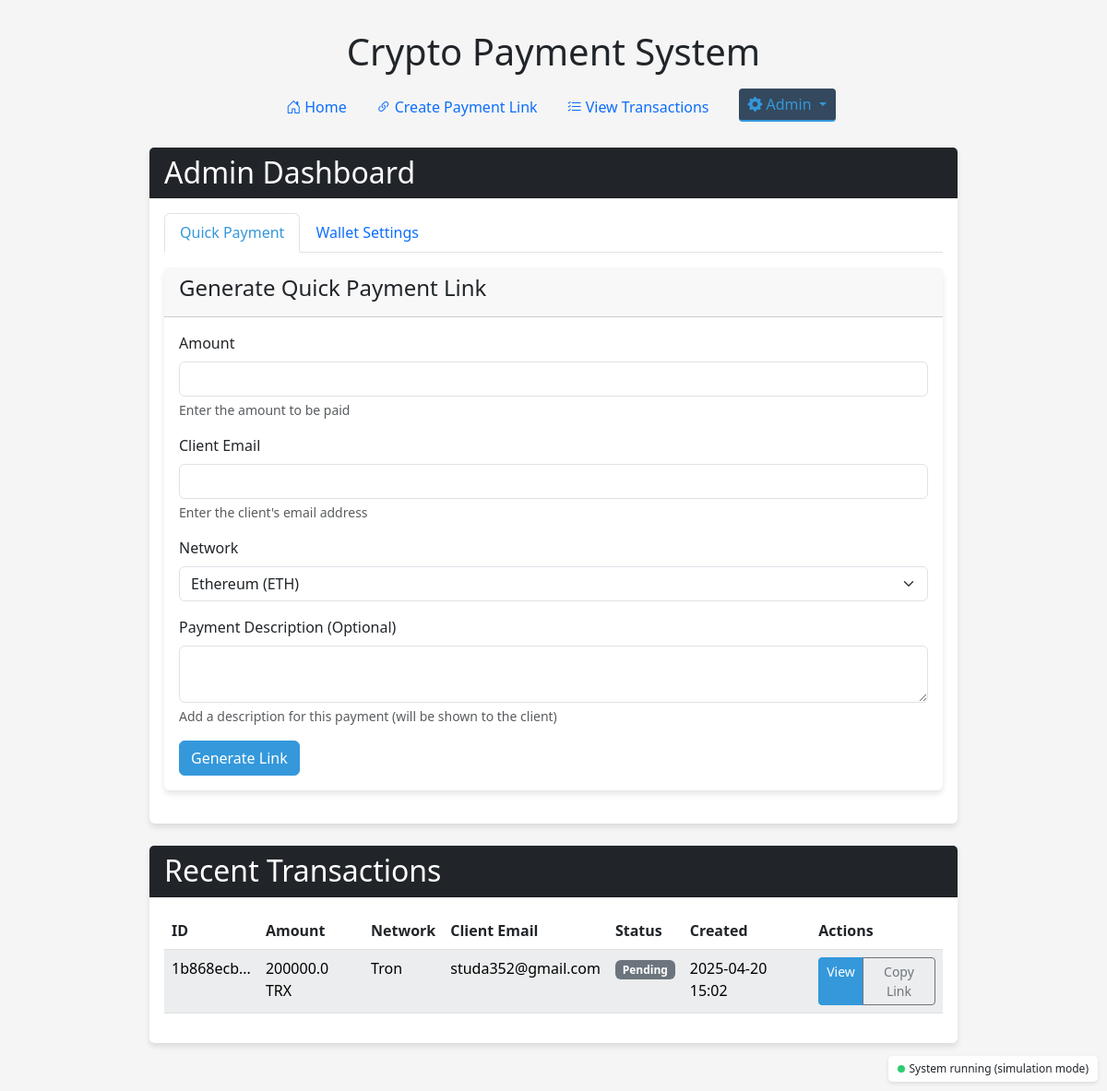
/admin, run on an earlier commit of the app's database.
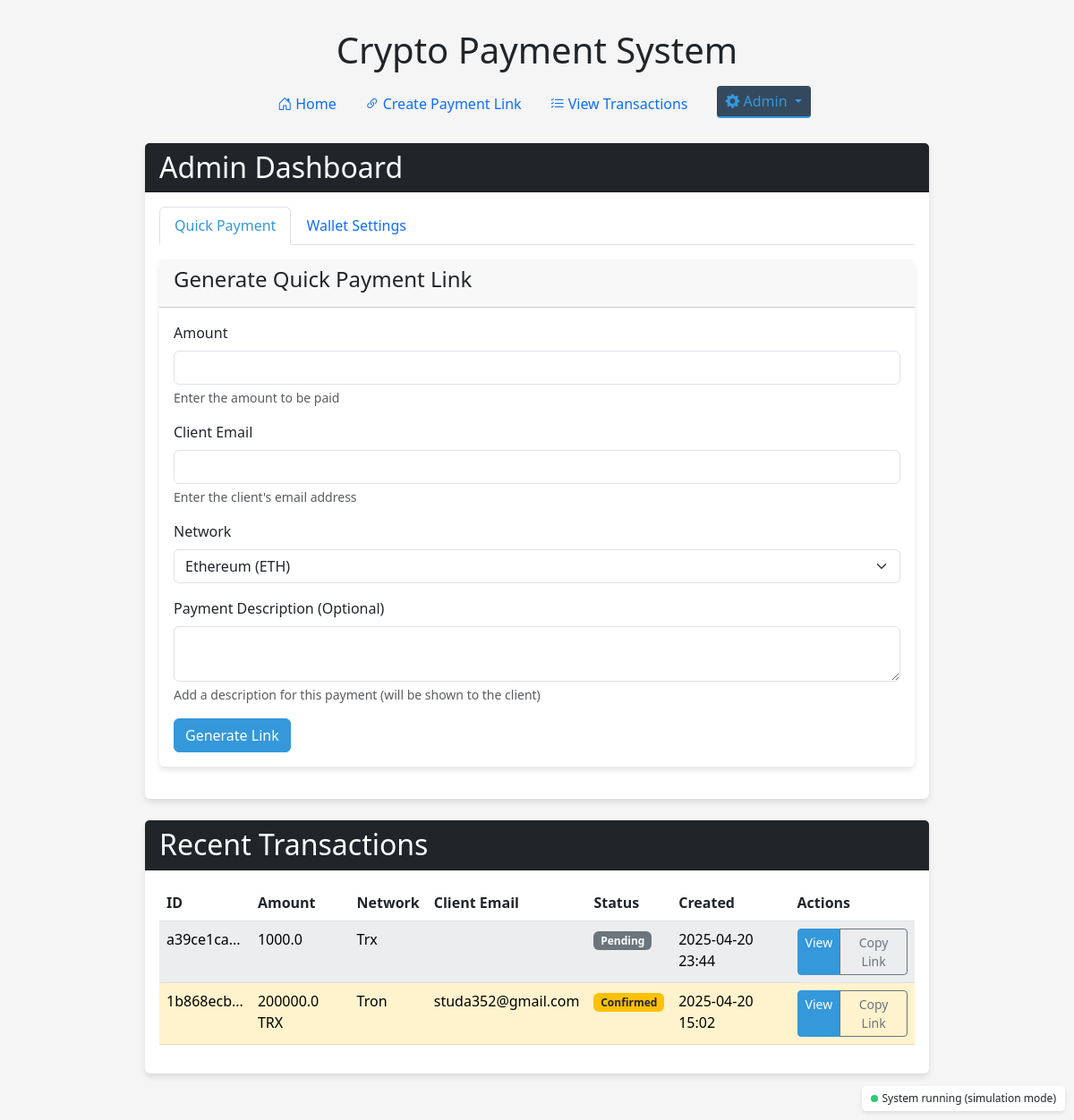
And on a later commit of the database.
### app.py (models this page shows, shortened)
class Transaction(db.Model):
    id = db.Column(db.String(36), primary_key=True)
    amount = db.Column(db.Float, nullable=False)
    network = db.Column(db.String(20), nullable=False)
    client_email = db.Column(db.String(100), nullable=False)
    description = db.Column(db.Text, nullable=True)
    status = db.Column(db.String(20), default='pending')  # pending, confirmed, completed
    tx_hash = db.Column(db.String(100), nullable=True)  # blockchain transaction hash
    created_at = db.Column(db.DateTime, default=datetime.utcnow)
    updated_at = db.Column(db.DateTime, default=datetime.utcnow, onupdate=datetime.utcnow)

### app.py (the view)
@app.route('/admin')
def admin_dashboard():
    wallet_addresses = get_wallet_addresses()
    transactions = Transaction.query.order_by(Transaction.created_at.desc()).limit(10).all()
    return render_template('admin.html', wallets=wallet_addresses, transactions=transactions)

### app.py (called while the page is built)
def get_wallet_addresses():
    wallets = WalletAddress.query.all()
    return {wallet.network: wallet.address for wallet in wallets}

@app.teardown_appcontext
def shutdown_services(exception=None):
    if 'payment_processor' in globals() and hasattr(payment_processor, 'stop'):
        payment_processor.stop()
    if hasattr(email_service, 'stop'):
        email_service.stop()

### email_service.py (called while the page is built, shortened)
    def stop(self):
        if not self.use_background_thread or not self.thread or not self.thread.is_alive():
            logger.warning("Email processor is not running")
            return False

### templates/admin.html (shortened to what this page needs)
{% extends 'base.html' %}
{% block content %}
<div class="card mb-4">
    <div class="card-header bg-dark text-white">
        <h2 class="mb-0">Admin Dashboard</h2>
    </div>
    <div class="card-body">
        <ul class="nav nav-tabs" id="adminTabs" role="tablist">
            <li class="nav-item" role="presentation">
                <button class="nav-link active" id="quick-payment-tab" data-bs-toggle="tab" data-bs-target="#quick-payment" type="button" role="tab" aria-controls="quick-payment" aria-selected="true">Quick Payment</button>
            </li>
            <li class="nav-item" role="presentation">
                <button class="nav-link" id="wallet-settings-tab" data-bs-toggle="tab" data-bs-target="#wallet-settings" type="button" role="tab" aria-controls="wallet-settings" aria-selected="false">Wallet Settings</button>
            </li>
        </ul>
        <div class="tab-content mt-3" id="adminTabContent">
            <div class="tab-pane fade show active" id="quick-payment" role="tabpanel" aria-labelledby="quick-payment-tab">
                <div class="card">
                    <div class="card-header">
                        <h4>Generate Quick Payment Link</h4>
                    </div>
                    <div class="card-body">
                        <form id="quick-payment-form">
                            <div class="mb-3">
                                <label for="quick-amount" class="form-label">Amount</label>
                                <input type="number" step="0.000001" class="form-control" id="quick-amount" name="amount" required>
                                <div class="form-text">Enter the amount to be paid</div>
                            </div>
                            <div class="mb-3">
                                <label for="quick-email" class="form-label">Client Email</label>
                                <input type="email" class="form-control" id="quick-email" name="client_email" required>
                                <div class="form-text">Enter the client's email address</div>
                            </div>
                            <div class="mb-3">
                                <label for="quick-network" class="form-label">Network</label>
                                <select class="form-select" id="quick-network" name="network" required>
                                    <option value="ethereum" selected>Ethereum (ETH)</option>
                                </select>
                            </div>
                            <div class="mb-3">
                                <label for="quick-description" class="form-label">Payment Description (Optional)</label>
                                <textarea class="form-control" id="quick-description" name="description" rows="2"></textarea>
                                <div class="form-text">Add a description for this payment (will be shown to the client)</div>
                            </div>
                            <button type="submit" class="btn btn-primary">Generate Link</button>
                        </form>
                    </div>
                </div>
            </div>
        </div>
    </div>
</div>
<div class="card">
    <div class="card-header bg-dark text-white">
        <h2 class="mb-0">Recent Transactions</h2>
    </div>
    <div class="card-body">
        <div class="table-responsive">
            <table class="table table-striped table-hover">
                <thead>
                    <tr>
                        <th>ID</th>
                        <th>Amount</th>
                        <th>Network</th>
                        <th>Client Email</th>
                        <th>Status</th>
                        <th>Created</th>
                        <th>Actions</th>
                    </tr>
                </thead>
                <tbody id="recent-transactions">
                    {% for transaction in transactions %}
                    <tr class="{% if transaction.status == 'completed' %}table-success{% elif transaction.status == 'confirmed' %}table-warning{% elif transaction.status == 'pending' %}table-light{% endif %}">
                        <td>{{ transaction.id[:8] }}...</td>
                        <td>{{ transaction.amount }} {% if transaction.network == 'bitcoin' %}BTC{% elif transaction.network == 'ethereum' %}ETH{% elif transaction.network == 'bnb' %}BNB{% elif transaction.network == 'tron' %}TRX{% elif transaction.network == 'solana' %}SOL{% endif %}</td>
                        <td>{{ transaction.network.capitalize() }}</td>
                        <td>{{ transaction.client_email }}</td>
                        <td>
                            {% if transaction.status == 'completed' %}
                                <span class="badge bg-success">Completed</span>
                            {% elif transaction.status == 'confirmed' %}
                                <span class="badge bg-warning text-dark">Confirmed</span>
                            {% elif transaction.status == 'pending' %}
                                <span class="badge bg-secondary">Pending</span>
                            {% endif %}
                        </td>
                        <td>{{ transaction.created_at.strftime('%Y-%m-%d %H:%M') }}</td>
                        <td>
                            <div class="btn-group">
                                <a href="{{ url_for('confirm_payment', transaction_id=transaction.id) }}?amount={{ transaction.amount }}&network={{ transaction.network }}" class="btn btn-sm btn-primary">View</a>
                                <button class="btn btn-sm btn-outline-secondary copy-link" data-link="{{ url_for('confirm_payment', transaction_id=transaction.id, _external=True) }}?amount={{ transaction.amount }}&network={{ transaction.network }}">Copy Link</button>
                            </div>
                        </td>
                    </tr>
                    {% endfor %}
                </tbody>
            </table>
        </div>
    </div>
</div>
{% endblock %}

### templates/base.html (shortened to what this page needs)
<!DOCTYPE html>
<html lang="en">
<head>
    <link href="https://cdn.jsdelivr.net/npm/bootstrap@5.3.0-alpha1/dist/css/bootstrap.min.css" rel="stylesheet">
    <link rel="stylesheet" href="https://cdn.jsdelivr.net/npm/bootstrap-icons@1.8.0/font/bootstrap-icons.css">
</head>
<body>
    <div class="container">
        <header class="mb-4">
            <h1 class="text-center mb-3">Crypto Payment System</h1>
            <nav class="nav justify-content-center mb-4">
                <a class="nav-link {% if request.path == '/' %}active{% endif %}" href="{{ url_for('index') }}">
                    <i class="bi bi-house-door me-1"></i>Home
                </a>
                <a class="nav-link {% if request.path == '/send_payment_link' %}active{% endif %}" href="{{ url_for('send_payment_link') }}">
                    <i class="bi bi-link-45deg me-1"></i>Create Payment Link
                </a>
                <a class="nav-link {% if request.path == '/admin/transactions' %}active{% endif %}" href="{{ url_for('view_transactions') }}">
                    <i class="bi bi-list-check me-1"></i>View Transactions
                </a>
                <div class="nav-item dropdown">
                    <a class="nav-link admin-link ms-3 dropdown-toggle {% if '/admin' in request.path %}active{% endif %}" href="#" id="adminDropdown" role="button" data-bs-toggle="dropdown" aria-expanded="false">
                        <i class="bi bi-gear-fill me-1"></i>Admin
                    </a>
                </div>
            </nav>
        </header>
        {% block content %}{% endblock %}
    </div>
    <div class="system-status" id="systemStatus">
        <span class="status-indicator status-online" id="statusDot"></span>
        <span id="statusText">System running</span>
    </div>
</body>
</html>

### templates/base.html (style rules this page uses)
body { padding-top: 2rem; padding-bottom: 2rem; background-color: #f5f5f5; }
.container { max-width: 900px; }
.card { margin-bottom: 20px; box-shadow: 0 4px 6px rgba(0,0,0,0.1); border: none; }
.card-header { font-weight: bold; }
.btn-primary { background-color: #3498db; border-color: #3498db; }
.nav-link { font-weight: 500; }
.nav-link.active { color: #3498db !important; border-bottom: 2px solid #3498db; }
.admin-link { background-color: #34495e; color: white !important; border-radius: 4px; padding: 5px 10px !important; }
.system-status { position: fixed; bottom: 10px; right: 10px; z-index: 1000; background-color: rgba(255, 255, 255, 0.9); border-radius: 5px; padding: 5px 10px; font-size: 12px; box-shadow: 0 2px 4px rgba(0,0,0,0.1); display: flex; align-items: center; }
.status-indicator { width: 8px; height: 8px; border-radius: 50%; display: inline-block; margin-right: 5px; }
.status-online { background-color: #2ecc71; }

What changed in the data, as far as the page shows it:
added Transaction: status "Pending"
changed Transaction "Tron": status "Pending" → "Confirmed"
